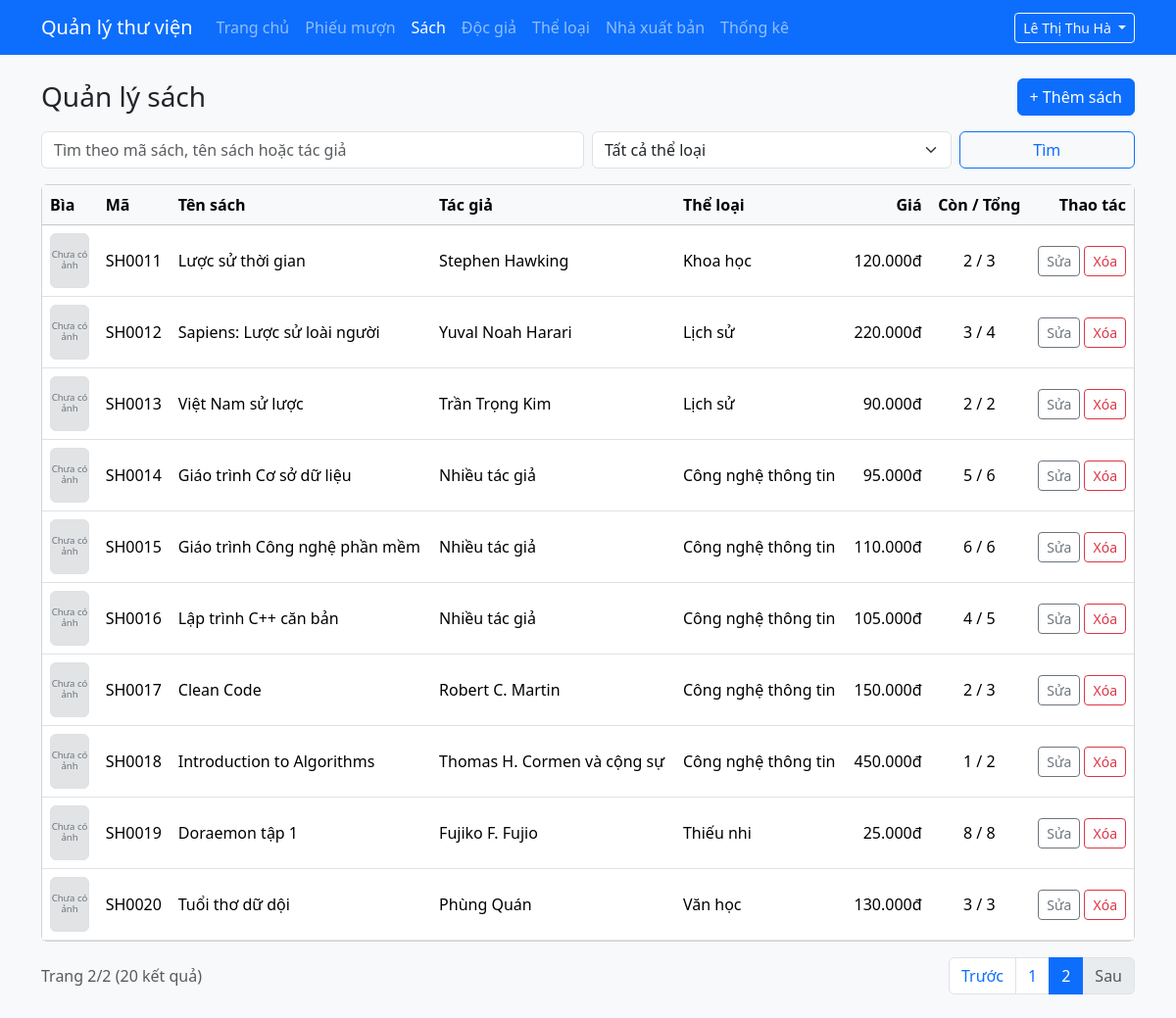
The app's page /admin/sach.php?page=2 (signed in), older data.
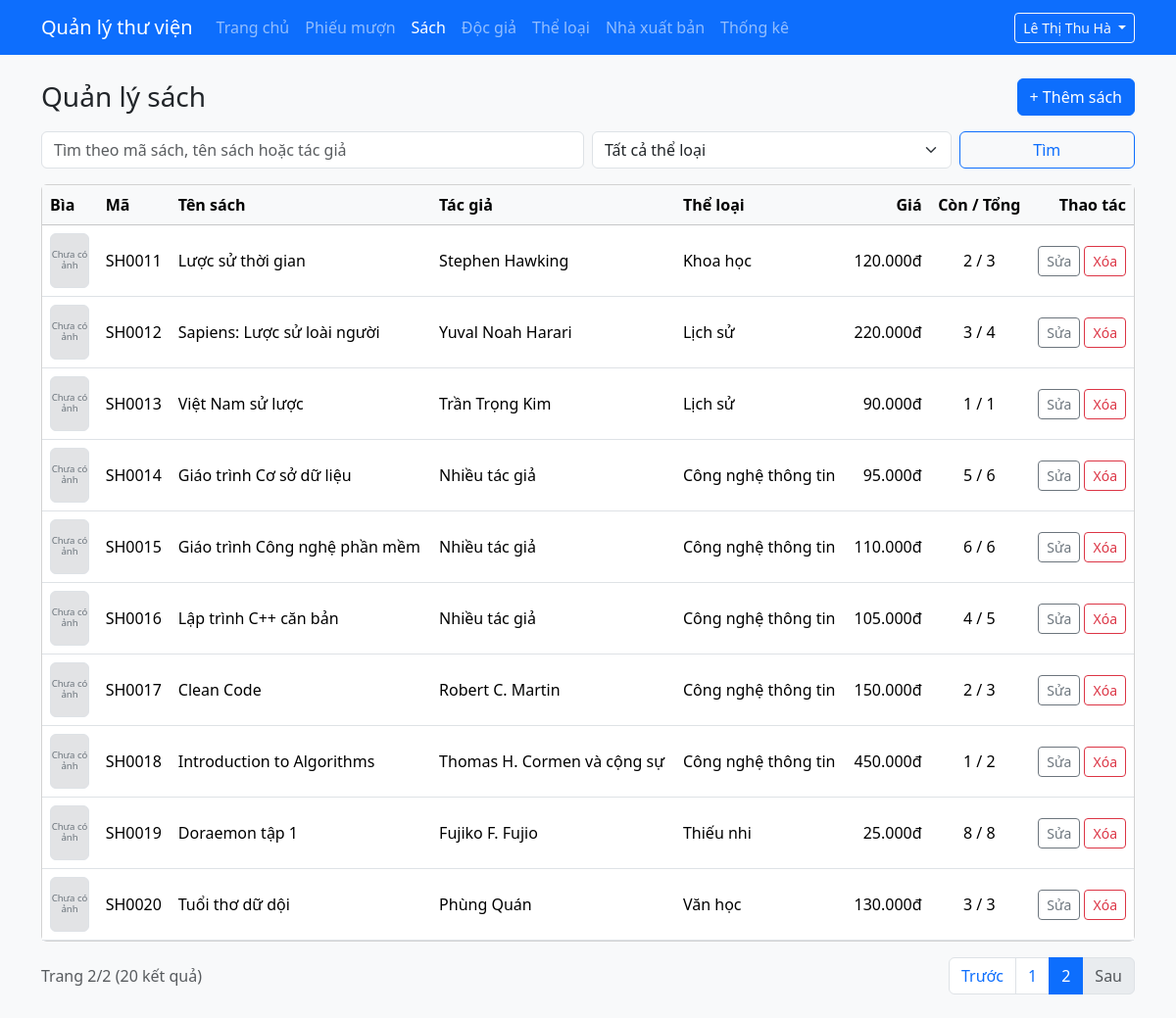
The same page, newer data.
### tables this page shows
CREATE TABLE sach (
  id            INT UNSIGNED NOT NULL AUTO_INCREMENT PRIMARY KEY,
  ma_sach       VARCHAR(20)  NOT NULL UNIQUE,
  ten_sach      VARCHAR(200) NOT NULL,
  tac_gia       VARCHAR(150) NOT NULL,
  id_theloai    INT UNSIGNED NOT NULL,
  id_nxb        INT UNSIGNED NOT NULL,
  nam_xuat_ban  SMALLINT UNSIGNED NULL,
  so_trang      SMALLINT UNSIGNED NULL,
  gia_tien      DECIMAL(12,0) NOT NULL DEFAULT 0,    
  hinh_bia      VARCHAR(255) NULL,                   
  so_luong      INT UNSIGNED NOT NULL DEFAULT 1,     
  so_con_lai    INT UNSIGNED NOT NULL DEFAULT 1,     
  mo_ta         TEXT NULL,
  CONSTRAINT fk_sach_theloai FOREIGN KEY (id_theloai) REFERENCES theloai(id),
  CONSTRAINT fk_sach_nxb     FOREIGN KEY (id_nxb)     REFERENCES nhaxuatban(id),
  CHECK (gia_tien >= 0),
  CHECK (so_con_lai <= so_luong),                    
  INDEX idx_sach_ten (ten_sach)                      
);

CREATE TABLE theloai (
  id          INT UNSIGNED NOT NULL AUTO_INCREMENT PRIMARY KEY,
  ten_theloai VARCHAR(100) NOT NULL UNIQUE
);

### includes/helpers.php (called while the page is built, shortened)
<?php
function e($chuoi): string
{
    return htmlspecialchars((string) $chuoi, ENT_QUOTES | ENT_SUBSTITUTE, 'UTF-8');
}
function layChuoiGet(string $ten): string
{
    $giaTri = $_GET[$ten] ?? '';
    return is_string($giaTri) ? trim($giaTri) : '';
}

### includes/csdl.php (called while the page is built, shortened)
<?php
function truyVan(mysqli $conn, string $sql, string $kieu = '', array $thamSo = []): mysqli_stmt
{
    $stmt = mysqli_prepare($conn, $sql);
    if ($kieu !== '') {
        mysqli_stmt_bind_param($stmt, $kieu, ...$thamSo);
    }
    mysqli_stmt_execute($stmt);
    return $stmt;
}

### includes/anh-bia.php (called while the page is built, shortened)
<?php
function laDuongDanAnhBia(?string $duongDan): bool
{
    if ($duongDan === null) {
        return false;
    }
    return preg_match('#^' . ANH_BIA_THU_MUC . '/[a-f0-9]{32}\.(jpg|png|webp)$#', $duongDan) === 1;
}
function urlAnhBia(?string $duongDan): ?string
{
    if (!laDuongDanAnhBia($duongDan)) {
        return null;
    }
    return '../' . $duongDan;
}

### admin/sach.php (the view, shortened to what the changed rows need)
<?php
require_once __DIR__ . '/../includes/khoi-tao-admin.php';
require_once __DIR__ . '/../includes/anh-bia.php';
$soDongMoiTrang = 10;
$pageNum   = filter_var(layChuoiGet('page'), FILTER_VALIDATE_INT);
$pageNum   = ($pageNum !== false && $pageNum > 0) ? $pageNum : 1;
$dieuKien = [];
$kieu     = '';
$thamSo   = [];
$menhDeWhere = count($dieuKien) > 0 ? 'WHERE ' . implode(' AND ', $dieuKien) : '';
$stmt    = truyVan($conn, "SELECT COUNT(*) FROM sach s $menhDeWhere", $kieu, $thamSo);
$numRows = (int) mysqli_fetch_row(mysqli_stmt_get_result($stmt))[0];
$maxPage = max(1, (int) ceil($numRows / $soDongMoiTrang));
$pageNum = min($pageNum, $maxPage);
$offset  = ($pageNum - 1) * $soDongMoiTrang;
$sql = "SELECT s.id, s.ma_sach, s.ten_sach, s.tac_gia, s.gia_tien, s.so_luong, s.so_con_lai, s.hinh_bia,
               tl.ten_theloai, nxb.ten_nxb
        FROM sach s
        JOIN theloai tl    ON tl.id = s.id_theloai
        JOIN nhaxuatban nxb ON nxb.id = s.id_nxb
        $menhDeWhere
        ORDER BY s.ma_sach
        LIMIT ? OFFSET ?";
$stmt = truyVan(
    $conn,
    $sql,
    $kieu . 'ii',
    array_merge($thamSo, [$soDongMoiTrang, $offset])
);
$ketQua = mysqli_stmt_get_result($stmt);
$dsSach = mysqli_fetch_all($ketQua, MYSQLI_ASSOC);
require __DIR__ . '/../includes/admin-dau.php';
?>
<div class="d-flex flex-wrap justify-content-between align-items-center mb-3 gap-2">
    <h1 class="h3 mb-0">Quản lý sách</h1>
</div>
<div class="card">
    <div class="table-responsive">
        <table class="table table-hover align-middle mb-0">
            <thead class="table-light">
                <tr>
                    <th>Bìa</th>
                    <th>Mã</th>
                    <th>Tên sách</th>
                    <th>Tác giả</th>
                    <th>Thể loại</th>
                    <th class="text-end">Giá</th>
                    <th class="text-center">Còn / Tổng</th>
                    <th class="text-end">Thao tác</th>
                </tr>
            </thead>
            <tbody>
            <?php foreach ($dsSach as $sach): ?>
                <?php $urlAnh = urlAnhBia($sach['hinh_bia']); ?>
                <tr>
                    <td>
                        <?php if ($urlAnh !== null): ?>
                            <img src="<?= e($urlAnh) ?>" alt="Bìa <?= e($sach['ten_sach']) ?>" class="rounded border"
                                 style="width:40px;height:56px;object-fit:cover">
                        <?php else: ?>
                            <div class="rounded border bg-secondary-subtle text-secondary d-flex align-items-center justify-content-center text-center"
                                 style="width:40px;height:56px;font-size:.6rem;line-height:1.1">Chưa có ảnh</div>
                        <?php endif; ?>
                    </td>
                    <td><?= e($sach['ma_sach']) ?></td>
                    <td><?= e($sach['ten_sach']) ?></td>
                    <td><?= e($sach['tac_gia']) ?></td>
                    <td><?= e($sach['ten_theloai']) ?></td>
                    <td class="text-end"><?= e(number_format((float) $sach['gia_tien'], 0, ',', '.')) ?>đ</td>
                    <td class="text-center">
                        <?php if ((int) $sach['so_con_lai'] === 0): ?>
                            <span class="badge text-bg-danger">Hết (0/<?= (int) $sach['so_luong'] ?>)</span>
                        <?php else: ?>
                            <?= (int) $sach['so_con_lai'] ?> / <?= (int) $sach['so_luong'] ?>
                        <?php endif; ?>
                    </td>
                    <td class="text-end text-nowrap">
                        <a href="sach-form.php?id=<?= (int) $sach['id'] ?>" class="btn btn-sm btn-outline-secondary">Sửa</a>
                        <form method="post" action="sach-xoa.php" class="d-inline"
                              onsubmit="return confirm('Xóa cuốn sách này?');">
                            <button type="submit" class="btn btn-sm btn-outline-danger">Xóa</button>
                        </form>
                    </td>
                </tr>
            <?php endforeach; ?>
            </tbody>
        </table>
    </div>
</div>
<?php require __DIR__ . '/../includes/admin-cuoi.php'; ?>

Row changes from the older to the newer data that the page shows:
changed sach "SH0013": so_con_lai "2" → "1"; so_luong "2" → "1"
